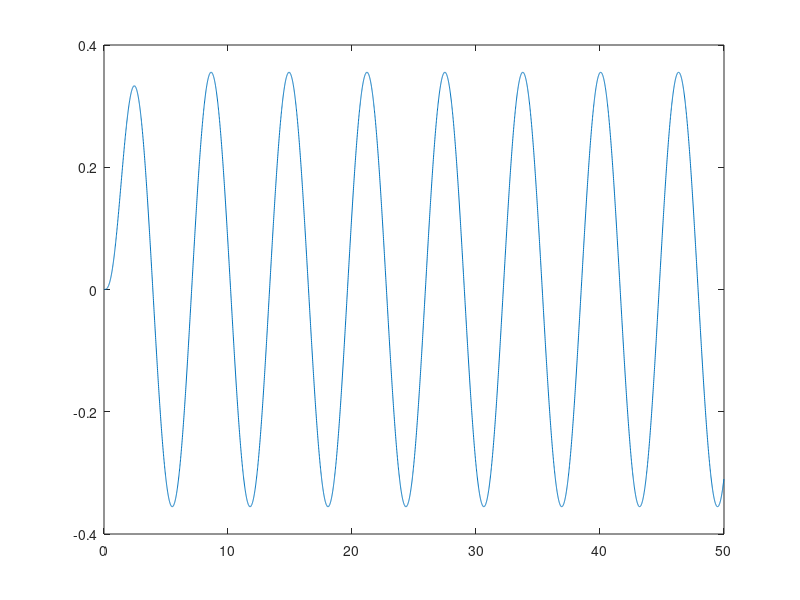

The MATLAB script that drew this image:
x0 = 0;
y0 = 0;
t0 = 0;
h = 0.01;
tf = 50;
func1 = @(t, x, y) y;
func2 = @(t, x, y) sin(t) - 3*x - 2*y;
N = round((tf-t0)/h);

ya = zeros(1,N); xa = zeros(1,N); ta = zeros(1,N);

xa(1) = x0; ya(1) = y0; ta(1) = t0;

for i = 1:N-1
	xi = xa(i); yi = ya(i); ti = ta(i);
	klx = feval(func1, ti, xi, yi);
	kly = feval(func2, ti, xi, yi);
	
	phix = klx;
	phiy = kly;
	
	ya(i+1) = yi + h*phiy;
	xa(i+1) = xi + h*phix;
	ta(i+1) = ti + h;
end

figure;
plot(ta, xa);